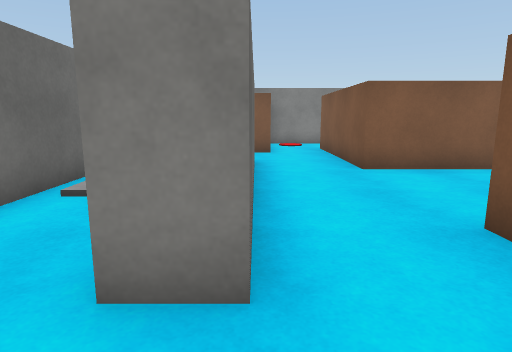
View 1 (above)

21 first-person views from a walk through a Unity game level. The camera is 1.2 m above the floor, tilts 10° down and sees 75° across. The floor is counted in squares, 1 m on a side. Each view is taken from the middle of a square. On the plan, view 1 faces up. The plan holds only what a view shows up to about 14 squares ahead; the rest is blank. The place goes on beyond the plan. Door leaves are left out, so doorways stand open. Surface patterns are stand-ins for the level's own textures.

View 2
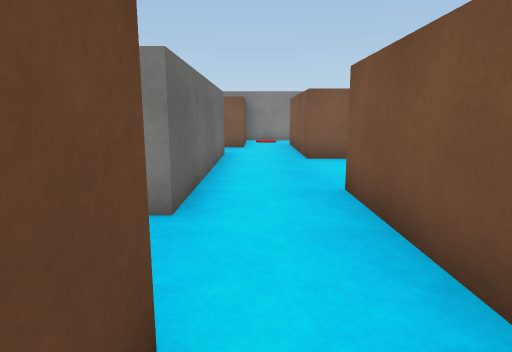

View 3
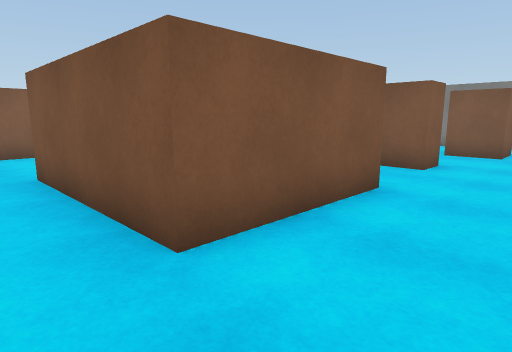

View 4
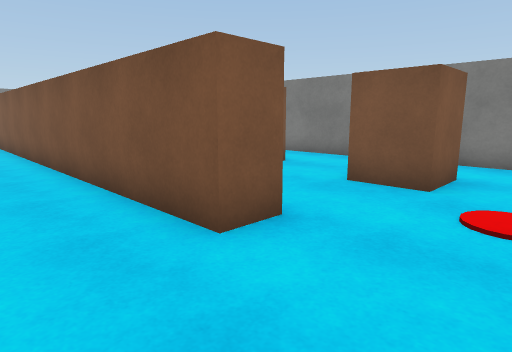

View 5
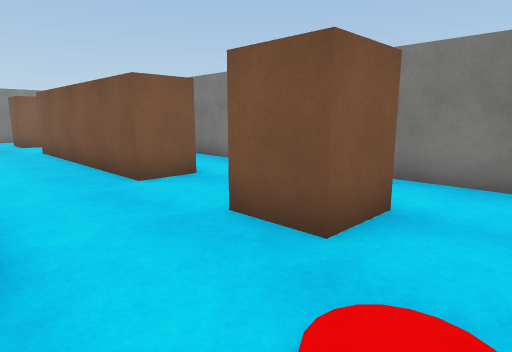

View 6
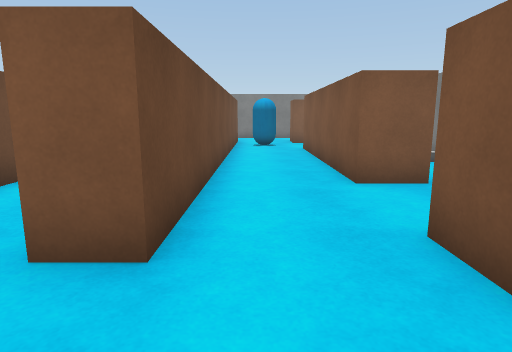

View 7
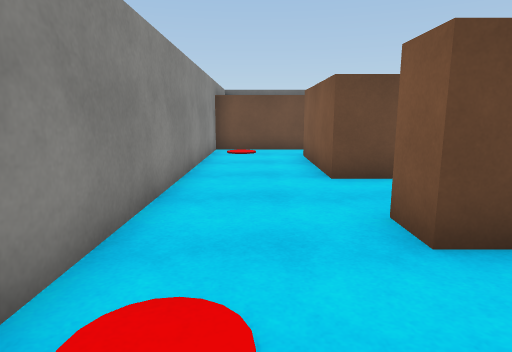

View 8
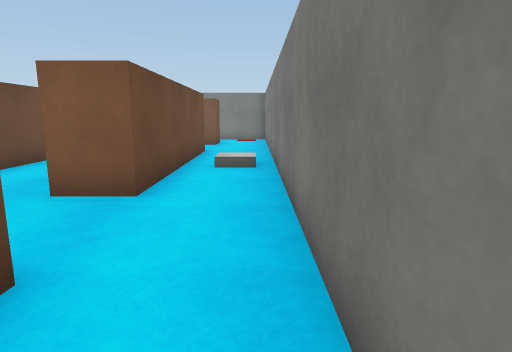

View 9
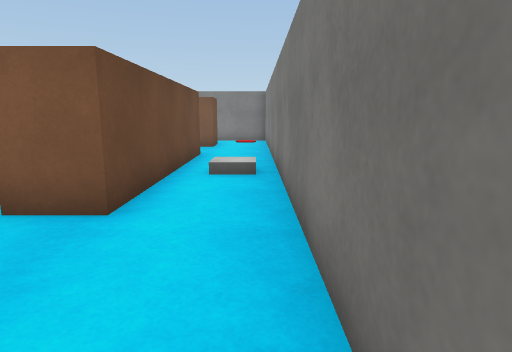

View 10
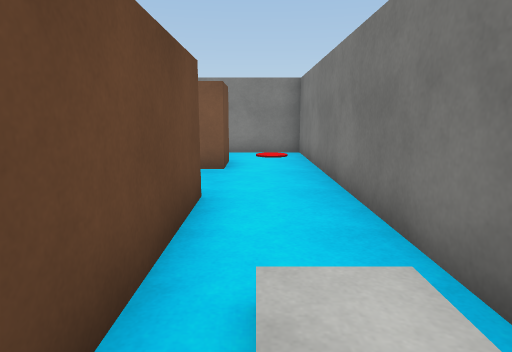

View 11
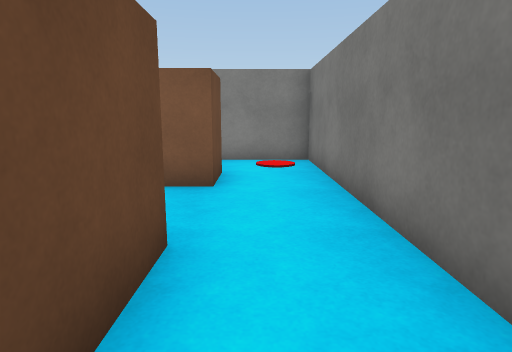

View 12
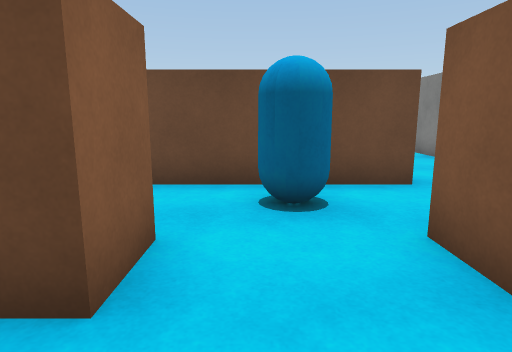

View 13
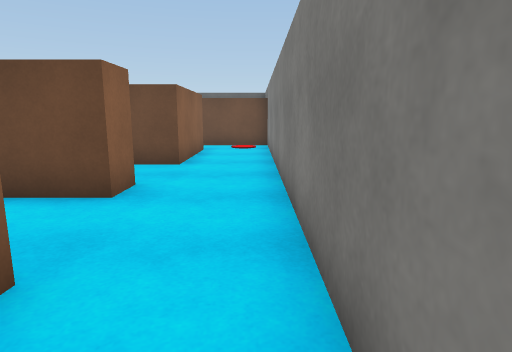

View 14
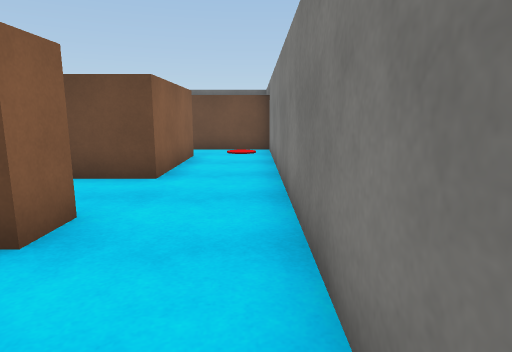

View 15
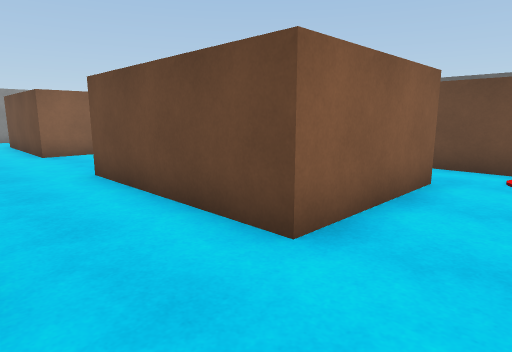

View 16
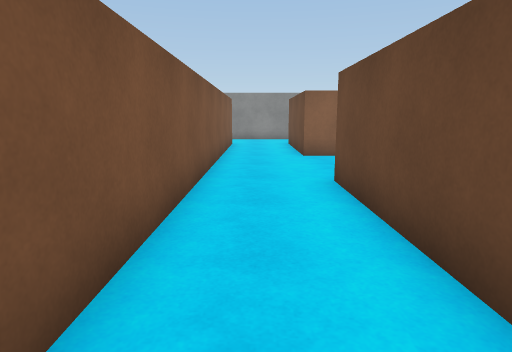

View 17
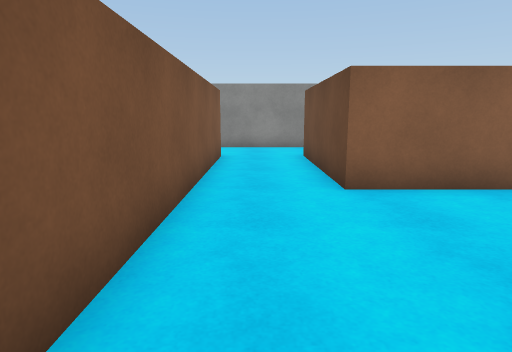

View 18
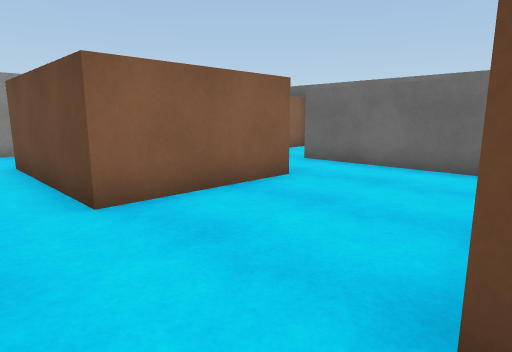

View 19
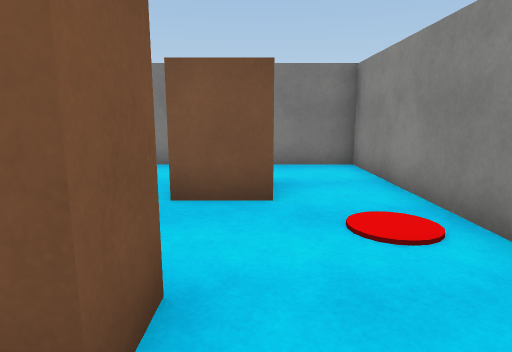

View 20
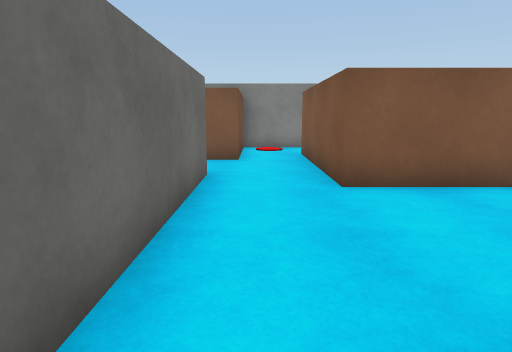

View 21
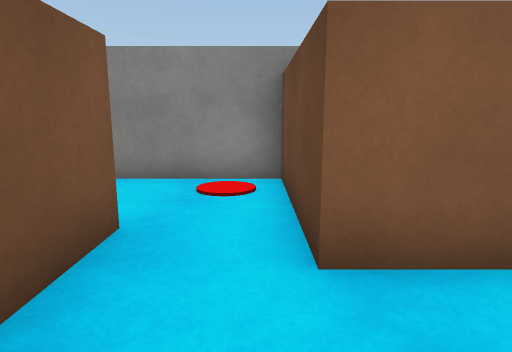

### Floor plan
Points are (right, up) in squares from view 1. A wall is a line through its corners. A room is listed if a view was taken in it or the views show most of it. See-through windows are left out.
Room 1 (views 1, 20, 21)
walls: (2.5, -0.4) (2.5, 3.5); (0, 3.5) (0, 2) (-1.1, 2); (-1.5, -0.5) (0.5, -0.5)
ways out: opening at (1.5, -1) to room 2; opening at (1.5, 2.5) to room 5; opening at (-0.5, 0.5)
Room 2 (views 2, 3, 4, 5, 6, 7, 8, 9, 19)
walls: (14.2, 2) (12.8, 2) (12.8, 9); (6.6, -1.4) (2.5, -1.4); (6.5, 3.5) (6.5, -1.6); (2.5, -1.6) (2.5, -0.4); (0.5, -0.5) (0.5, -4.5) (16.5, -4.5) (16.5, 2.5); (10.1, 10.6) (10.1, -1.4) (9.1, -1.4) (9.1, 4.6)
ways out: opening at (1.5, -1) to room 1; open door at (15.5, 2.5) to room 3; opening at (7.5, 3.5) to room 5
objects: capsule (11, 10) to (12, 11); orange block (13, -2) to (14, -1)
Room 3 (views 10, 11)
walls: (14.2, 9) (14.2, 2); (16.5, 2.5) (16.5, 8.5)
ways out: open door at (15.5, 2.5) to room 2; open door at (15, 8.5) to room 4
Room 4 (views 12, 13, 14)
walls: (10.1, 12.8) (10.1, 10.6); (12.8, 9) (14.2, 9); (16.5, 8.5) (16.5, 15.5) (10.5, 15.5)
ways out: open door at (15, 8.5) to room 3; opening at (9.5, 14.5) to room 5
objects: orange block (13, 12) to (14, 13)
Room 5 (views 15, 16, 17, 18)
walls: (5.6, 7.7) (2.5, 7.7) (2.5, 9.4); (9.1, 4.6) (9.1, 12.8) (10.1, 12.8); (2.5, 11.6) (2.5, 13) (6.5, 13) (6.5, 7.6); (0, 9) (0, 3.5); (2.5, 3.5) (6.5, 3.5); (10.5, 15.5) (0.5, 15.5) (0.5, 11.5)
ways out: opening at (1.5, 2.5) to room 1; opening at (7.5, 3.5) to room 2; opening at (9.5, 14.5) to room 4; opening at (1.5, 8.5) to room 6; opening at (1.5, 12.5) to room 6
Room 6 (no view inside)
walls: (2.5, 9.4) (2.5, 11.6)
ways out: opening at (1.5, 8.5) to room 5; opening at (1.5, 12.5) to room 5; opening at (-0.5, 10.5)

Where each view was taken, in squares from view 1:
view 1: 0 up, 0 right, facing up
view 2: 2 down, 1 right, facing up
view 3: 4 down, 1 right, facing up-right
view 4: 4 down, 7 right, facing up-right
view 5: 4 down, 10 right, facing up-right
view 6: 4 down, 11 right, facing up
view 7: 3 down, 13 right, facing left
view 8: 3 down, 16 right, facing up
view 9: 2 down, 16 right, facing up
view 10: 4 up, 15 right, facing up
view 11: 6 up, 15 right, facing up
view 12: 10 up, 16 right, facing left
view 13: 15 up, 15 right, facing left
view 14: 15 up, 13 right, facing left
view 15: 15 up, 9 right, facing down-left
view 16: 14 up, 8 right, facing down
view 17: 9 up, 8 right, facing down
view 18: 8 up, 8 right, facing down-left
view 19: 2 down, 8 right, facing right
view 20: 2 up, 1 right, facing up
view 21: 2 up, 1 right, facing down
